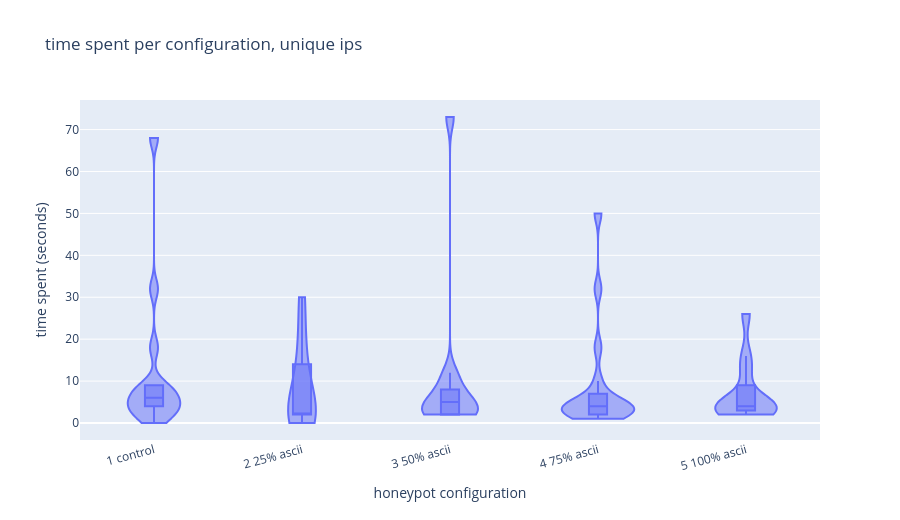

The notebook cell saved with this chart:
### Markdown cell above
## Time spent per configuration, unique IPs

One row per IP: the earliest attack. Repeat visits from the same scanner no longer fill the violin.

### Code cell
print(f"unique ips: {len(first)} (from {len(known)} attacks with an ip)")
fig_time_unique, plot_time_unique = make_violin(
    first,
    "session_seconds",
    "time spent per configuration, unique ips",
    "time spent (seconds)",
)
fig_time_unique.show()
print_summary(plot_time_unique, "session_seconds", duration=True)

### Figure 1 — Plotly figure (JSON) as saved in the notebook; plotly's stock layout.template omitted (floating-point values rounded to 4 significant figures)
{"data": [{"alignmentgroup": "True", "box": {"visible": true}, "hovertemplate": "honeypot configuration=%{x}<br>time spent (seconds)=%{y}<extra></extra>", "legendgroup": "", "marker": {"color": "#636efa"}, "name": "", "offsetgroup": "", "orientation": "v", "points": false, "scalegroup": "True", "showlegend": false, "spanmode": "hard", "type": "violin", "x": ["3 50% ascii", "1 control", "5 100% ascii", "3 50% ascii", "3 50% ascii", "4 75% ascii", "2 25% ascii", "4 75% ascii", "3 50% ascii", "3 50% ascii", "1 control", "4 75% ascii", "1 control", "5 100% ascii", "1 control", "4 75% ascii", "5 100% ascii", "1 control", "4 75% ascii", "1 control", "2 25% ascii", "3 50% ascii", "3 50% ascii", "5 100% ascii", "5 100% ascii", "5 100% ascii", "2 25% ascii", "3 50% ascii", "4 75% ascii", "4 75% ascii", "4 75% ascii", "4 75% ascii", "4 75% ascii", "3 50% ascii", "5 100% ascii", "5 100% ascii", "2 25% ascii", "5 100% ascii", "2 25% ascii", "5 100% ascii", "5 100% ascii", "1 control", "1 control", "1 control", "2 25% ascii", "3 50% ascii", "1 control", "1 control", "4 75% ascii", "4 75% ascii", "4 75% ascii", "4 75% ascii", "1 control", "3 50% ascii", "5 100% ascii", "4 75% ascii", "2 25% ascii", "3 50% ascii", "1 control", "4 75% ascii", "2 25% ascii", "4 75% ascii", "1 control", "2 25% ascii"], "x0": " ", "xaxis": "x", "y": [2, 2, 2, 2, 2, 4, 0, 3, 10, 12, 4, 6, 68, 2, 6, 4, 26, 4, 6, 2, 12, 6, 4, 4, 4, 12, 2, 2, 2, 4, 50, 32, 4, 73, 4, 16, 2, 2, 20, 4, 4, 18, 4, 0, 2, 6, 6, 9, 10, 4, 2, 1, 8, 6, 6, 2, 30, 2, 8, 2, 2, 18, 32, 8], "y0": " ", "yaxis": "y"}], "layout": {"height": 520, "legend": {"tracegroupgap": 0}, "title": {"text": "time spent per configuration, unique ips"}, "violinmode": "group", "width": 900, "xaxis": {"anchor": "y", "categoryarray": ["1 control", "2 25% ascii", "3 50% ascii", "4 75% ascii", "5 100% ascii"], "categoryorder": "array", "domain": [0, 1], "tickangle": -15, "title": {"text": "honeypot configuration"}}, "yaxis": {"anchor": "x", "domain": [0, 1], "title": {"text": "time spent (seconds)"}}}}
